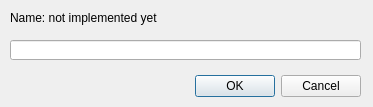
<?xml version="1.0" encoding="UTF-8"?>
<ui version="4.0">
 <class>CreateFolderDialog</class>
 <widget class="QDialog" name="CreateFolderDialog">
  <property name="geometry">
   <rect>
    <x>0</x>
    <y>0</y>
    <width>373</width>
    <height>107</height>
   </rect>
  </property>
  <property name="windowTitle">
   <string>Create Folder</string>
  </property>
  <widget class="QLabel" name="nameLabel">
   <property name="geometry">
    <rect>
     <x>10</x>
     <y>10</y>
     <width>351</width>
     <height>16</height>
    </rect>
   </property>
   <property name="text">
    <string>Name: not implemented yet</string>
   </property>
  </widget>
  <widget class="QDialogButtonBox" name="buttonBox">
   <property name="geometry">
    <rect>
     <x>20</x>
     <y>70</y>
     <width>341</width>
     <height>32</height>
    </rect>
   </property>
   <property name="orientation">
    <enum>Qt::Horizontal</enum>
   </property>
   <property name="standardButtons">
    <set>QDialogButtonBox::Cancel|QDialogButtonBox::Ok</set>
   </property>
  </widget>
  <widget class="QLineEdit" name="nameEdit">
   <property name="geometry">
    <rect>
     <x>10</x>
     <y>40</y>
     <width>351</width>
     <height>20</height>
    </rect>
   </property>
  </widget>
 </widget>
 <resources/>
 <connections/>
</ui>
